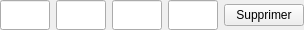
<?xml version="1.0" encoding="UTF-8"?>
<ui version="4.0">
 <class>TrouWidget</class>
 <widget class="QWidget" name="TrouWidget">
  <property name="geometry">
   <rect>
    <x>0</x>
    <y>0</y>
    <width>304</width>
    <height>30</height>
   </rect>
  </property>
  <property name="sizePolicy">
   <sizepolicy hsizetype="Fixed" vsizetype="Fixed">
    <horstretch>0</horstretch>
    <verstretch>0</verstretch>
   </sizepolicy>
  </property>
  <property name="minimumSize">
   <size>
    <width>304</width>
    <height>30</height>
   </size>
  </property>
  <property name="maximumSize">
   <size>
    <width>304</width>
    <height>30</height>
   </size>
  </property>
  <property name="windowTitle">
   <string>Form</string>
  </property>
  <layout class="QHBoxLayout" name="horizontalLayout">
   <property name="leftMargin">
    <number>0</number>
   </property>
   <property name="topMargin">
    <number>0</number>
   </property>
   <property name="rightMargin">
    <number>0</number>
   </property>
   <property name="bottomMargin">
    <number>0</number>
   </property>
   <item>
    <widget class="QLineEdit" name="leX">
     <property name="sizePolicy">
      <sizepolicy hsizetype="Fixed" vsizetype="Fixed">
       <horstretch>0</horstretch>
       <verstretch>0</verstretch>
      </sizepolicy>
     </property>
     <property name="minimumSize">
      <size>
       <width>50</width>
       <height>30</height>
      </size>
     </property>
     <property name="maximumSize">
      <size>
       <width>50</width>
       <height>30</height>
      </size>
     </property>
    </widget>
   </item>
   <item>
    <widget class="QLineEdit" name="leY">
     <property name="sizePolicy">
      <sizepolicy hsizetype="Fixed" vsizetype="Fixed">
       <horstretch>0</horstretch>
       <verstretch>0</verstretch>
      </sizepolicy>
     </property>
     <property name="minimumSize">
      <size>
       <width>50</width>
       <height>30</height>
      </size>
     </property>
     <property name="maximumSize">
      <size>
       <width>50</width>
       <height>30</height>
      </size>
     </property>
    </widget>
   </item>
   <item>
    <widget class="QLineEdit" name="leWidth">
     <property name="sizePolicy">
      <sizepolicy hsizetype="Fixed" vsizetype="Fixed">
       <horstretch>0</horstretch>
       <verstretch>0</verstretch>
      </sizepolicy>
     </property>
     <property name="minimumSize">
      <size>
       <width>50</width>
       <height>30</height>
      </size>
     </property>
     <property name="maximumSize">
      <size>
       <width>50</width>
       <height>30</height>
      </size>
     </property>
    </widget>
   </item>
   <item>
    <widget class="QLineEdit" name="leHeight">
     <property name="sizePolicy">
      <sizepolicy hsizetype="Fixed" vsizetype="Fixed">
       <horstretch>0</horstretch>
       <verstretch>0</verstretch>
      </sizepolicy>
     </property>
     <property name="minimumSize">
      <size>
       <width>50</width>
       <height>30</height>
      </size>
     </property>
     <property name="maximumSize">
      <size>
       <width>50</width>
       <height>30</height>
      </size>
     </property>
    </widget>
   </item>
   <item>
    <widget class="QPushButton" name="pbDelete">
     <property name="sizePolicy">
      <sizepolicy hsizetype="Fixed" vsizetype="Fixed">
       <horstretch>0</horstretch>
       <verstretch>0</verstretch>
      </sizepolicy>
     </property>
     <property name="minimumSize">
      <size>
       <width>80</width>
       <height>22</height>
      </size>
     </property>
     <property name="maximumSize">
      <size>
       <width>80</width>
       <height>22</height>
      </size>
     </property>
     <property name="text">
      <string>Supprimer</string>
     </property>
    </widget>
   </item>
  </layout>
 </widget>
 <resources/>
 <connections/>
</ui>
